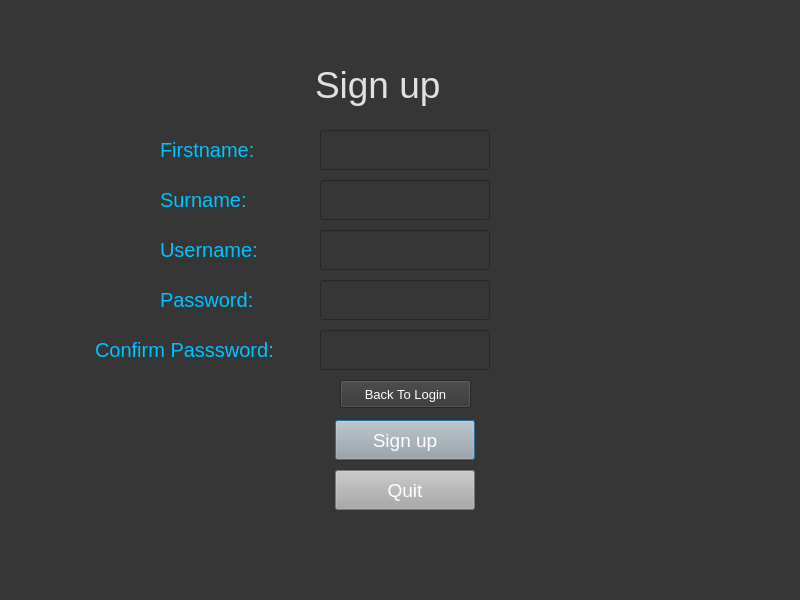
<?xml version="1.0" encoding="UTF-8"?>
<ui version="4.0">
 <class>createacc</class>
 <widget class="QDialog" name="createacc">
  <property name="geometry">
   <rect>
    <x>0</x>
    <y>0</y>
    <width>800</width>
    <height>600</height>
   </rect>
  </property>
  <property name="windowTitle">
   <string>StudyCS.exe</string>
  </property>
  <property name="styleSheet">
   <string notr="true">background-color: rgb(54, 54, 54);
border-color: rgb(54, 54, 54);</string>
  </property>
  <widget class="QLabel" name="label">
   <property name="geometry">
    <rect>
     <x>315</x>
     <y>50</y>
     <width>170</width>
     <height>70</height>
    </rect>
   </property>
   <property name="styleSheet">
    <string notr="true">color:rgb(225, 225, 225); font-size:28pt;</string>
   </property>
   <property name="text">
    <string>Sign up</string>
   </property>
  </widget>
  <widget class="QLabel" name="label_2">
   <property name="geometry">
    <rect>
     <x>160</x>
     <y>130</y>
     <width>121</width>
     <height>40</height>
    </rect>
   </property>
   <property name="styleSheet">
    <string notr="true">font-size:15pt; color:rgb(0, 195, 255)</string>
   </property>
   <property name="text">
    <string>Firstname:</string>
   </property>
  </widget>
  <widget class="QLineEdit" name="firstname">
   <property name="geometry">
    <rect>
     <x>320</x>
     <y>130</y>
     <width>170</width>
     <height>40</height>
    </rect>
   </property>
   <property name="styleSheet">
    <string notr="true">font-size:14pt; color:rgb(243, 243, 243)</string>
   </property>
  </widget>
  <widget class="QLineEdit" name="surname">
   <property name="geometry">
    <rect>
     <x>320</x>
     <y>180</y>
     <width>170</width>
     <height>40</height>
    </rect>
   </property>
   <property name="styleSheet">
    <string notr="true">font-size:14pt; color:rgb(243, 243, 243)</string>
   </property>
   <property name="text">
    <string/>
   </property>
  </widget>
  <widget class="QLabel" name="label_3">
   <property name="geometry">
    <rect>
     <x>160</x>
     <y>180</y>
     <width>111</width>
     <height>40</height>
    </rect>
   </property>
   <property name="styleSheet">
    <string notr="true">font-size:15pt; color:rgb(0, 195, 255)</string>
   </property>
   <property name="text">
    <string>Surname:</string>
   </property>
  </widget>
  <widget class="QPushButton" name="signupbutton">
   <property name="geometry">
    <rect>
     <x>335</x>
     <y>420</y>
     <width>140</width>
     <height>40</height>
    </rect>
   </property>
   <property name="styleSheet">
    <string notr="true">background-color: rgb(167, 168, 167); font-size:14pt; color:rgb(255, 255, 255)</string>
   </property>
   <property name="text">
    <string>Sign up</string>
   </property>
  </widget>
  <widget class="QLineEdit" name="username">
   <property name="geometry">
    <rect>
     <x>320</x>
     <y>230</y>
     <width>170</width>
     <height>40</height>
    </rect>
   </property>
   <property name="styleSheet">
    <string notr="true">font-size:14pt; color:rgb(243, 243, 243)</string>
   </property>
   <property name="text">
    <string/>
   </property>
  </widget>
  <widget class="QLabel" name="label_4">
   <property name="geometry">
    <rect>
     <x>160</x>
     <y>280</y>
     <width>111</width>
     <height>40</height>
    </rect>
   </property>
   <property name="styleSheet">
    <string notr="true">font-size:15pt; color:rgb(0, 195, 255)</string>
   </property>
   <property name="text">
    <string>Password:</string>
   </property>
  </widget>
  <widget class="QLineEdit" name="confirmpass">
   <property name="geometry">
    <rect>
     <x>320</x>
     <y>330</y>
     <width>170</width>
     <height>40</height>
    </rect>
   </property>
   <property name="styleSheet">
    <string notr="true">font-size:14pt; color:rgb(243, 243, 243)</string>
   </property>
   <property name="text">
    <string/>
   </property>
  </widget>
  <widget class="QLineEdit" name="password">
   <property name="geometry">
    <rect>
     <x>320</x>
     <y>280</y>
     <width>170</width>
     <height>40</height>
    </rect>
   </property>
   <property name="styleSheet">
    <string notr="true">font-size:14pt; color:rgb(243, 243, 243)</string>
   </property>
   <property name="text">
    <string/>
   </property>
  </widget>
  <widget class="QLabel" name="label_5">
   <property name="geometry">
    <rect>
     <x>95</x>
     <y>330</y>
     <width>221</width>
     <height>40</height>
    </rect>
   </property>
   <property name="styleSheet">
    <string notr="true">font-size:15pt; color:rgb(0, 195, 255)</string>
   </property>
   <property name="text">
    <string>Confirm Passsword:</string>
   </property>
  </widget>
  <widget class="QLabel" name="label_6">
   <property name="geometry">
    <rect>
     <x>160</x>
     <y>230</y>
     <width>121</width>
     <height>40</height>
    </rect>
   </property>
   <property name="styleSheet">
    <string notr="true">font-size:15pt; color:rgb(0, 195, 255)</string>
   </property>
   <property name="text">
    <string>Username:</string>
   </property>
  </widget>
  <widget class="QPushButton" name="quit">
   <property name="geometry">
    <rect>
     <x>335</x>
     <y>470</y>
     <width>140</width>
     <height>40</height>
    </rect>
   </property>
   <property name="styleSheet">
    <string notr="true">background-color: rgb(167, 168, 167); font-size:14pt; color:rgb(255, 255, 255)</string>
   </property>
   <property name="text">
    <string>Quit</string>
   </property>
  </widget>
  <widget class="QPushButton" name="BTL">
   <property name="geometry">
    <rect>
     <x>340</x>
     <y>380</y>
     <width>131</width>
     <height>28</height>
    </rect>
   </property>
   <property name="font">
    <font>
     <pointsize>10</pointsize>
    </font>
   </property>
   <property name="styleSheet">
    <string notr="true">color:rgb(255, 255, 255)</string>
   </property>
   <property name="text">
    <string>Back To Login</string>
   </property>
  </widget>
  <widget class="QListWidget" name="listWidget">
   <property name="geometry">
    <rect>
     <x>500</x>
     <y>130</y>
     <width>291</width>
     <height>441</height>
    </rect>
   </property>
   <property name="sizePolicy">
    <sizepolicy hsizetype="Expanding" vsizetype="Maximum">
     <horstretch>0</horstretch>
     <verstretch>0</verstretch>
    </sizepolicy>
   </property>
   <property name="contextMenuPolicy">
    <enum>Qt::ActionsContextMenu</enum>
   </property>
   <property name="layoutDirection">
    <enum>Qt::LeftToRight</enum>
   </property>
   <property name="styleSheet">
    <string notr="true">font-size:10pt; color:rgb(255, 80, 0);border-color: rgb(54, 54, 54);
gridline-color: rgb(53, 53, 53);</string>
   </property>
   <property name="frameShape">
    <enum>QFrame::NoFrame</enum>
   </property>
   <property name="frameShadow">
    <enum>QFrame::Plain</enum>
   </property>
   <property name="verticalScrollBarPolicy">
    <enum>Qt::ScrollBarAlwaysOff</enum>
   </property>
   <property name="horizontalScrollBarPolicy">
    <enum>Qt::ScrollBarAlwaysOff</enum>
   </property>
   <property name="editTriggers">
    <set>QAbstractItemView::NoEditTriggers</set>
   </property>
   <property name="showDropIndicator" stdset="0">
    <bool>false</bool>
   </property>
   <property name="alternatingRowColors">
    <bool>false</bool>
   </property>
   <property name="selectionMode">
    <enum>QAbstractItemView::NoSelection</enum>
   </property>
   <property name="flow">
    <enum>QListView::TopToBottom</enum>
   </property>
   <property name="isWrapping" stdset="0">
    <bool>true</bool>
   </property>
   <property name="resizeMode">
    <enum>QListView::Fixed</enum>
   </property>
   <property name="layoutMode">
    <enum>QListView::SinglePass</enum>
   </property>
   <property name="viewMode">
    <enum>QListView::ListMode</enum>
   </property>
   <property name="wordWrap">
    <bool>true</bool>
   </property>
  </widget>
 </widget>
 <resources/>
 <connections/>
</ui>
